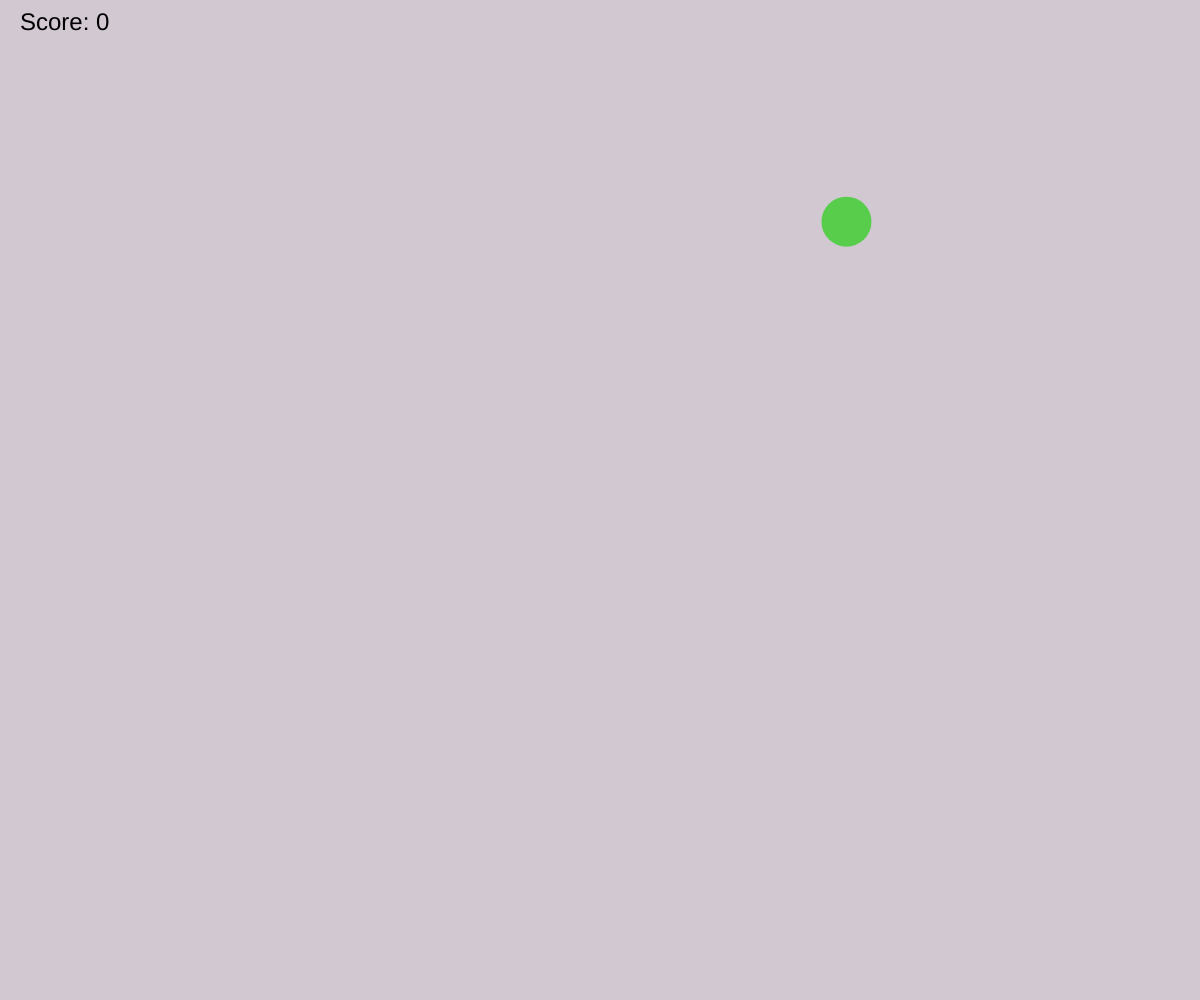
Frame 1 (no input)
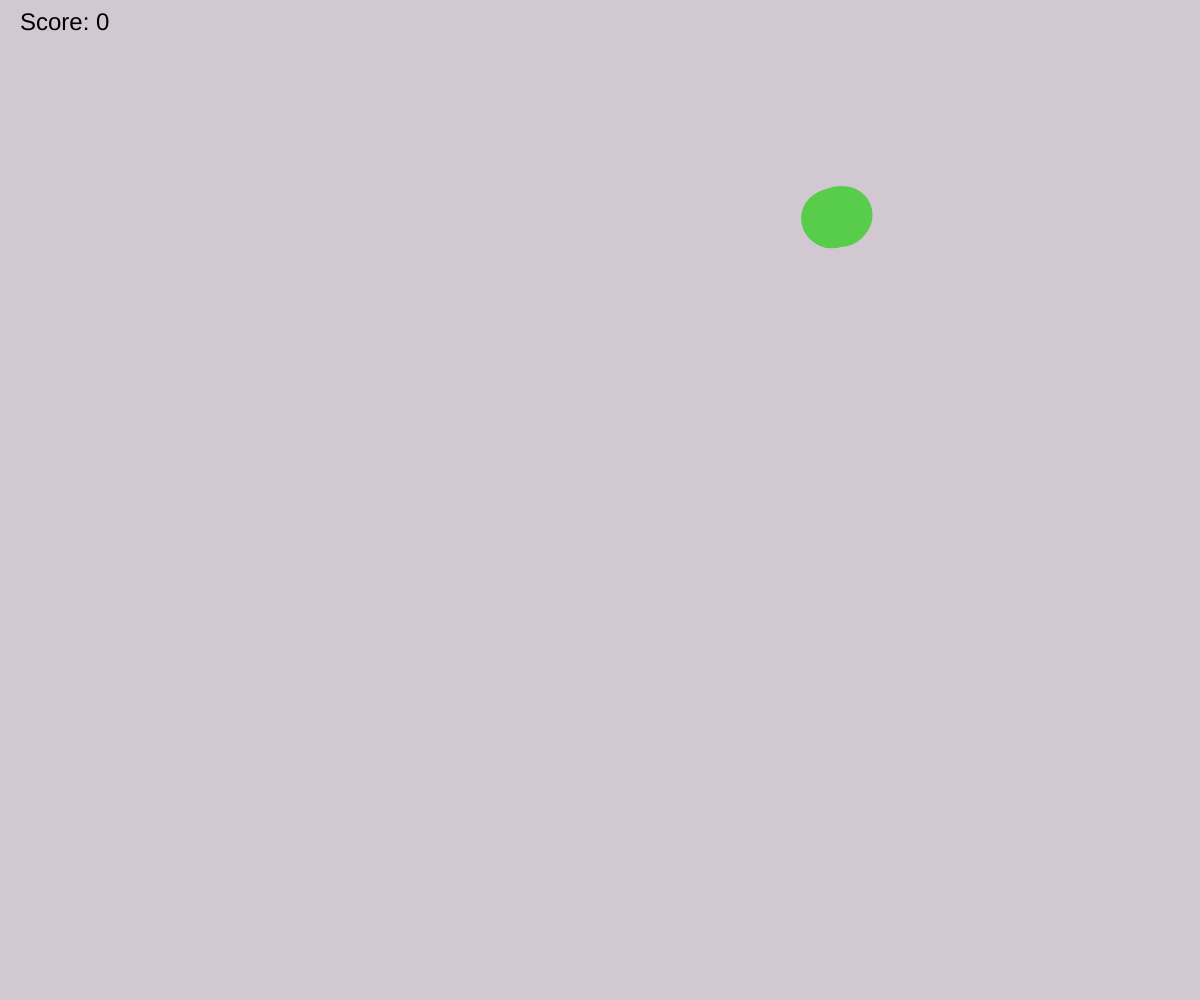
Frame 60 (no input)
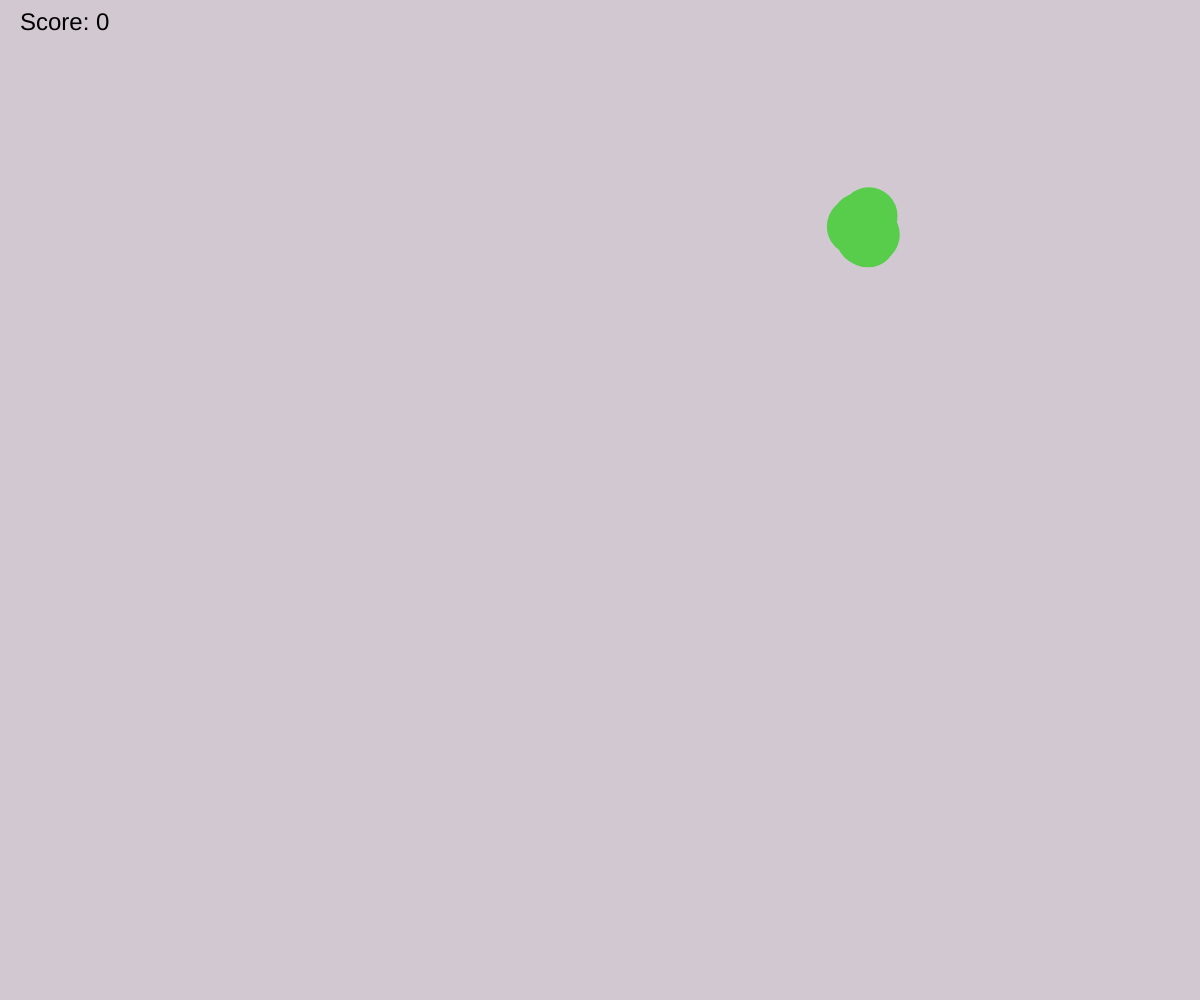
Frame 120 (the mouse pressed at the canvas centre since frame 60)

The p5.js sketch that drew these frames (run headless with seeded random() and noise() and a simulated clock; from frame 60 on, the mouse is pressed at the canvas centre):

// p5.js sketch
// ── sketch.js
let score = 0;
    let mole;
    let moleSize = 50;
    let moleSpeed = 5;
    let shadowLength = 10;
    let moleShadow = [];

    function setup() {
      createCanvas(windowWidth, windowHeight);
      mole = createMole();
    }

    function draw() {
      background(210,200,210);
      displayScore();
      drawMoleShadow();
      mole.display();
      mole.move();
    }

    function mouseClicked() {
      if (mole.hit(mouseX, mouseY)) {
        score++;
        mole = createMole();
      }
    }

    function createMole() {
      return {
        x: random(width - moleSize),
        y: random(height - moleSize),
        size: random(20, 70), // 随机大小
        color: color(random(255), random(255), random(255)), // 随机颜色
        display: function () {
          fill(this.color);
          ellipse(this.x + moleSize / 2, this.y + moleSize / 2, moleSize, moleSize);
        },
        move: function () {
          this.x += random(-moleSpeed, moleSpeed);
          this.y += random(-moleSpeed, moleSpeed);

          this.x = constrain(this.x, 0, width - moleSize);
          this.y = constrain(this.y, 0, height - moleSize);

          // 记录地鼠位置，用于绘制拖影
          moleShadow.push({ x: this.x, y: this.y, size: this.size, color: this.color });
          if (moleShadow.length > shadowLength) {
            moleShadow.shift();
          }
        },
        hit: function (mx, my) {
          return mx > this.x && mx < this.x + moleSize &&
                 my > this.y && my < this.y + moleSize;
        }
      };
    }

    function displayScore() {
      fill(0);
      textSize(24);
      text('Score: ' + score, 20, 30);
    }

    function drawMoleShadow() {
      noStroke();
      for (let i = 0; i < moleShadow.length; i++) {
        fill(moleShadow[i].color);
        ellipse(moleShadow[i].x + moleSize / 2, moleShadow[i].y + moleSize / 2, moleShadow[i].size, moleShadow[i].size);
      }
    }
